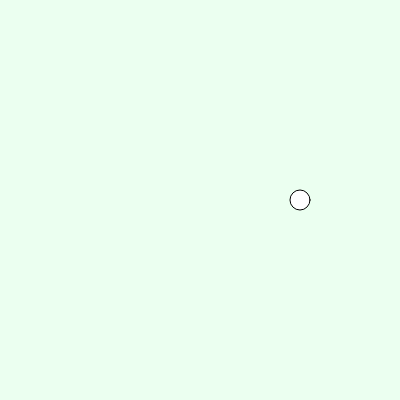
Frame 1 (no input)
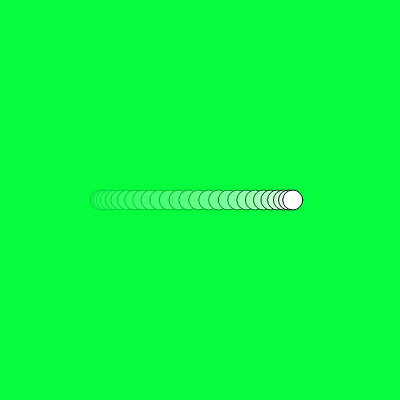
Frame 60 (no input)
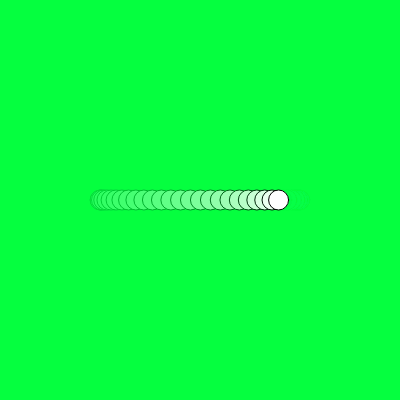
Frame 120 (the mouse pressed at the canvas centre since frame 60)

The p5.js sketch that drew these frames (run headless with seeded random() and noise() and a simulated clock; from frame 60 on, the mouse is pressed at the canvas centre):

// p5.js sketch
// ── sketch.js
let t=0;
let x;

function setup() {
  createCanvas(400, 400);
}

function draw() {
  background(10,255,70,20);
  x=100*cos(t)+200;
  circle(x,200,20);
  t=t+0.1;
}
